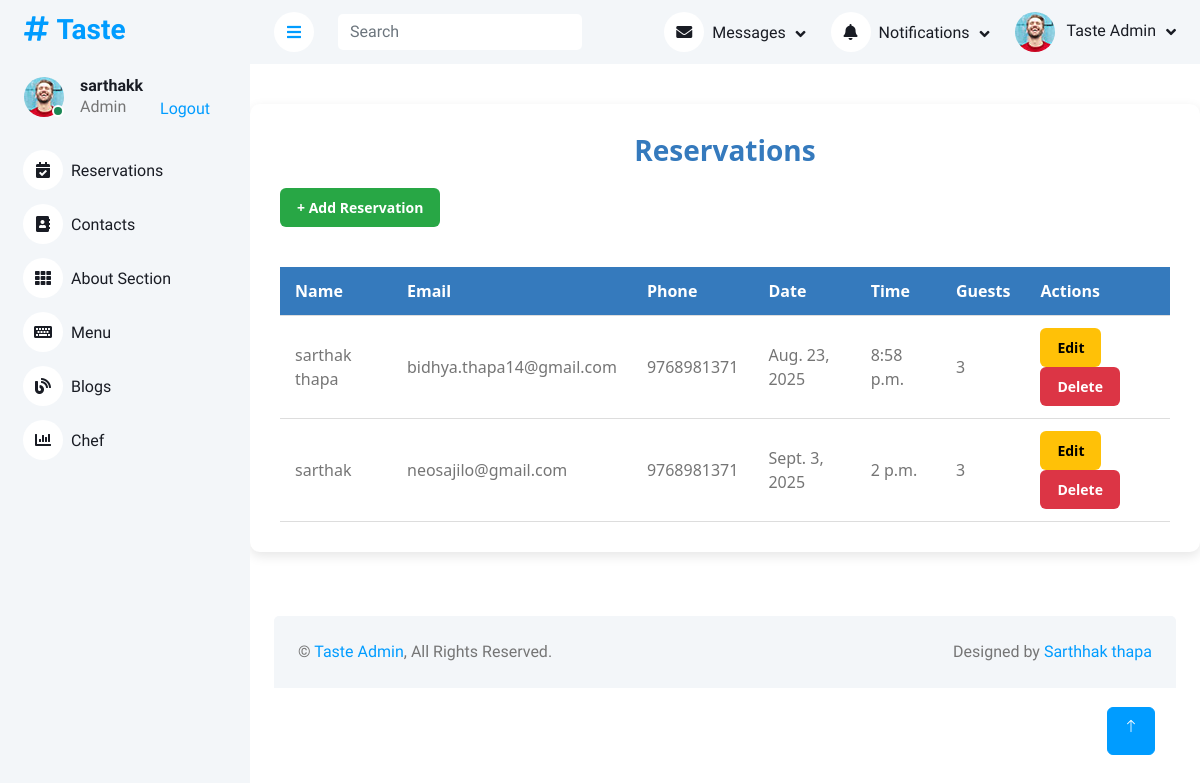
The app's page /dashboard/dashboard/reservations/ (signed in) with its own data.
### frontend/models.py (models this page shows, shortened)
class Reservation(models.Model):
    name = models.CharField(max_length=100)
    email = models.EmailField()
    phone = models.CharField(max_length=20)
    date = models.DateField()
    time = models.TimeField()
    guests = models.PositiveIntegerField()

### backend/views.py (the view)
# urls.py: path('dashboard/reservations/', views.reservation_list, name='reservation_list'),
def reservation_list(request):
    reservations = Reservation.objects.all()
    return render(request, 'backend/reservation_list.html', {'reservations': reservations})

### template/backend/reservation_list.html (shortened to what this page needs)
{% extends 'backend/base.html' %}
{% load static %}
{% block content %}
<div class="table-container">
    <h2>Reservations</h2>
    <a href="{% url 'backend:add_reservation' %}" class="btn btn-add">+ Add Reservation</a>
    <table>
        <thead>
            <tr>
                <th>Name</th><th>Email</th><th>Phone</th>
                <th>Date</th><th>Time</th><th>Guests</th>
                <th>Actions</th>
            </tr>
        </thead>
        <tbody>
            {% for r in reservations %}
            <tr>
                <td>{{ r.name }}</td>
                <td>{{ r.email }}</td>
                <td>{{ r.phone }}</td>
                <td>{{ r.date }}</td>
                <td>{{ r.time }}</td>
                <td>{{ r.guests }}</td>
                <td>
                    <a href="{% url 'backend:edit_reservation' r.id %}" class="btn btn-edit">Edit</a>
                    <a href="{% url 'backend:delete_reservation' r.id %}" class="btn btn-delete">Delete</a>
                </td>
            </tr>
            {% empty %}
            <tr><td colspan="7" style="text-align:center;">No reservations yet</td></tr>
            {% endfor %}
        </tbody>
    </table>
</div>
{% endblock %}

### template/backend/base.html (shortened to what this page needs)
<!DOCTYPE html>
{% load static %}
<html lang="en">
<head>
    <link href="https://cdnjs.cloudflare.com/ajax/libs/font-awesome/5.10.0/css/all.min.css" rel="stylesheet">
    <link href="https://cdn.jsdelivr.net/npm/bootstrap-icons@1.4.1/font/bootstrap-icons.css" rel="stylesheet">
    <link href="{% static 'backend/lib/owlcarousel/assets/owl.carousel.min.css' %}" rel="stylesheet">
    <link href="{% static 'backend/lib/tempusdominus/css/tempusdominus-bootstrap-4.min.css' %}" rel="stylesheet">
    <link href="{% static 'backend/css/bootstrap.min.css' %}" rel="stylesheet">
    <link href="{% static 'backend/css/style.css' %}" rel="stylesheet">
</head>
<body>
    <div class="container-xxl position-relative bg-white d-flex p-0">
<div class="sidebar pe-4 pb-3">
    <nav class="navbar bg-light navbar-light">
        <a href="{% url 'backend:dashboard' %}" class="navbar-brand mx-4 mb-3">
            <h3 class="text-primary"><i class="fa fa-hashtag me-2"></i>Taste</h3>
        </a>
        {% if user.is_authenticated %}
        <div class="d-flex align-items-center ms-4 mb-4">
            <div class="position-relative">
                <img class="rounded-circle" src="{% static 'backend/img/user.jpg' %}" alt="" style="width: 40px; height: 40px;">
                <div class="bg-success rounded-circle border border-2 border-white position-absolute end-0 bottom-0 p-1"></div>
            </div>
            <div class="ms-3">
                <h6 class="mb-0">{{ user.username }}</h6>
                <span>Admin</span>
            </div>
        </div>
        <a href="{% url 'backend:logout' %}" class="nav-item nav-link">Logout</a>
        {% else %}
        <a href="{% url 'backend:login' %}" class="nav-item nav-link">Login</a>
        <a href="{% url 'backend:signup' %}" class="nav-item nav-link">Sign Up</a>
        {% endif %}
        <div class="navbar-nav w-100">
            <a href="{% url 'backend:reservation_list' %}" class="nav-item nav-link">
                <i class="fa fa-calendar-check me-2"></i>Reservations
            </a>
            <a href="{% url 'backend:contact_list' %}" class="nav-item nav-link">
                <i class="fa fa-address-book me-2"></i>Contacts
            </a>
            <a href="{% url 'backend:about_list' %}" class="nav-item nav-link">
                <i class="fa fa-th me-2"></i>About Section
            </a>
            <a href="{% url 'backend:menu_list' %}" class="nav-item nav-link">
                <i class="fa fa-keyboard me-2"></i>Menu
            </a>
            <a href="{% url 'backend:blog_list' %}" class="nav-item nav-link">
                <i class="fa fa-blog me-2"></i>Blogs
            </a>
            <a href="{% url 'backend:chef_list' %}" class="nav-item nav-link">
                <i class="fa fa-chart-bar me-2"></i>Chef
            </a>
        </div>
    </nav>
</div>
        <div class="content">
            <nav class="navbar navbar-expand bg-light navbar-light sticky-top px-4 py-0">
                <a href="#" class="sidebar-toggler flex-shrink-0"><i class="fa fa-bars"></i></a>
                <form class="d-none d-md-flex ms-4">
                    <input class="form-control border-0" type="search" placeholder="Search">
                </form>
                <div class="navbar-nav align-items-center ms-auto">
                    <div class="nav-item dropdown">
                        <a href="#" class="nav-link dropdown-toggle" data-bs-toggle="dropdown">
                            <i class="fa fa-envelope me-lg-2"></i><span class="d-none d-lg-inline-flex">Messages</span>
                        </a>
                    </div>
                    <div class="nav-item dropdown">
                        <a href="#" class="nav-link dropdown-toggle" data-bs-toggle="dropdown">
                            <i class="fa fa-bell me-lg-2"></i><span class="d-none d-lg-inline-flex">Notifications</span>
                        </a>
                    </div>
                    <div class="nav-item dropdown">
                        <a href="#" class="nav-link dropdown-toggle" data-bs-toggle="dropdown">
                            <img class="rounded-circle me-lg-2" src="{% static 'backend/img/user.jpg' %}" alt="" style="width: 40px; height: 40px;">
                            <span class="d-none d-lg-inline-flex">Taste Admin</span>
                        </a>
                    </div>
                </div>
            </nav>
            {% block content %}
            {% endblock %}
            <div class="container-fluid pt-4 px-4">
                <div class="bg-light rounded-top p-4 d-flex justify-content-between">
                    <div>&copy; <a href="#">Taste Admin</a>, All Rights Reserved.</div>
                    <div>Designed by <a href="https://www.instagram.com/sarthak_jungt11/">Sarthhak thapa</a> </div>
                </div>
            </div>
        </div>
        <a href="#" class="btn btn-lg btn-primary btn-lg-square back-to-top"><i class="bi bi-arrow-up"></i></a>
    </div>
</body>
</html>

### static/backend/css/style.css (style rules this page uses)
:root { --primary: #009CFF; --light: #F3F6F9; --dark: #191C24; }
.back-to-top { position: fixed; display: none; right: 45px; bottom: 45px; z-index: 99; }
.btn { transition: .5s; }
.btn.btn-primary { color: #FFFFFF; }
.btn-lg-square { width: 48px; height: 48px; }
.btn-square, .btn-sm-square, .btn-lg-square { padding: 0; display: inline-flex; align-items: center; justify-content: center; font-weight: normal; border-radius: 50px; }
.sidebar { position: fixed; top: 0; left: 0; bottom: 0; width: 250px; height: 100vh; overflow-y: auto; background: var(--light); transition: 0.5s; z-index: 999; }
.content { margin-left: 250px; min-height: 100vh; background: #FFFFFF; transition: 0.5s; }
@media (min-width: 992px) { .sidebar { margin-left: 0; } }
@media (min-width: 992px) { .content { width: calc(100% - 250px); } }
.sidebar .navbar .navbar-nav .nav-link { padding: 7px 20px; color: var(--dark); font-weight: 500; border-left: 3px solid var(--light); border-radius: 0 30px 30px 0; outline: none; }
.sidebar .navbar .navbar-nav .nav-link i { width: 40px; height: 40px; display: inline-flex; align-items: center; justify-content: center; background: #FFFFFF; border-radius: 40px; }
.content .navbar .navbar-nav .nav-link { margin-left: 25px; padding: 12px 0; color: var(--dark); outline: none; }
.content .navbar .sidebar-toggler, .content .navbar .navbar-nav .nav-link i { width: 40px; height: 40px; display: inline-flex; align-items: center; justify-content: center; background: #FFFFFF; border-radius: 40px; }
.content .navbar .dropdown-toggle::after { margin-left: 6px; vertical-align: middle; border: none; content: "\f107"; font-family: "Font Awesome 5 Free"; font-weight: 900; transition: .5s; }

### template/backend/reservation_list.html (style rules this page uses)
.table-container { max-width: 1000px; margin: 40px auto; background: #fff; padding: 30px; border-radius: 10px; box-shadow: 0 4px 12px rgba(0,0,0,0.1); font-family: 'Segoe UI', Tahoma, Geneva, Verdana, sans-serif; }
h2 { margin-bottom: 20px; color: #357ABD; font-weight: 600; font-size: 28px; text-align: center; }
table { width: 100%; border-collapse: collapse; margin-top: 20px; }
th, td { padding: 12px 15px; text-align: left; border-bottom: 1px solid #ddd; }
th { background-color: #357ABD; color: #fff; font-weight: 600; }
.btn { display: inline-block; padding: 8px 16px; border-radius: 6px; text-decoration: none; font-weight: 600; font-size: 14px; transition: all 0.3s ease; }
.btn-add { background-color: #28a745; color: #fff; margin-bottom: 20px; }
.btn-edit { background-color: #ffc107; color: #000; }
.btn-delete { background-color: #dc3545; color: #fff; }

### records on screen
Reservation: name "sarthak thapa", email "bidhya.thapa14@gmail.com", phone "9768981371", date "Aug. 23, 2025", time "8:58 p.m.", guests "3"
Reservation: name "sarthak", email "neosajilo@gmail.com", phone "9768981371", date "Sept. 3, 2025", time "2 p.m.", guests "3"

### other values on screen
{{ user.username }} "sarthakk"
